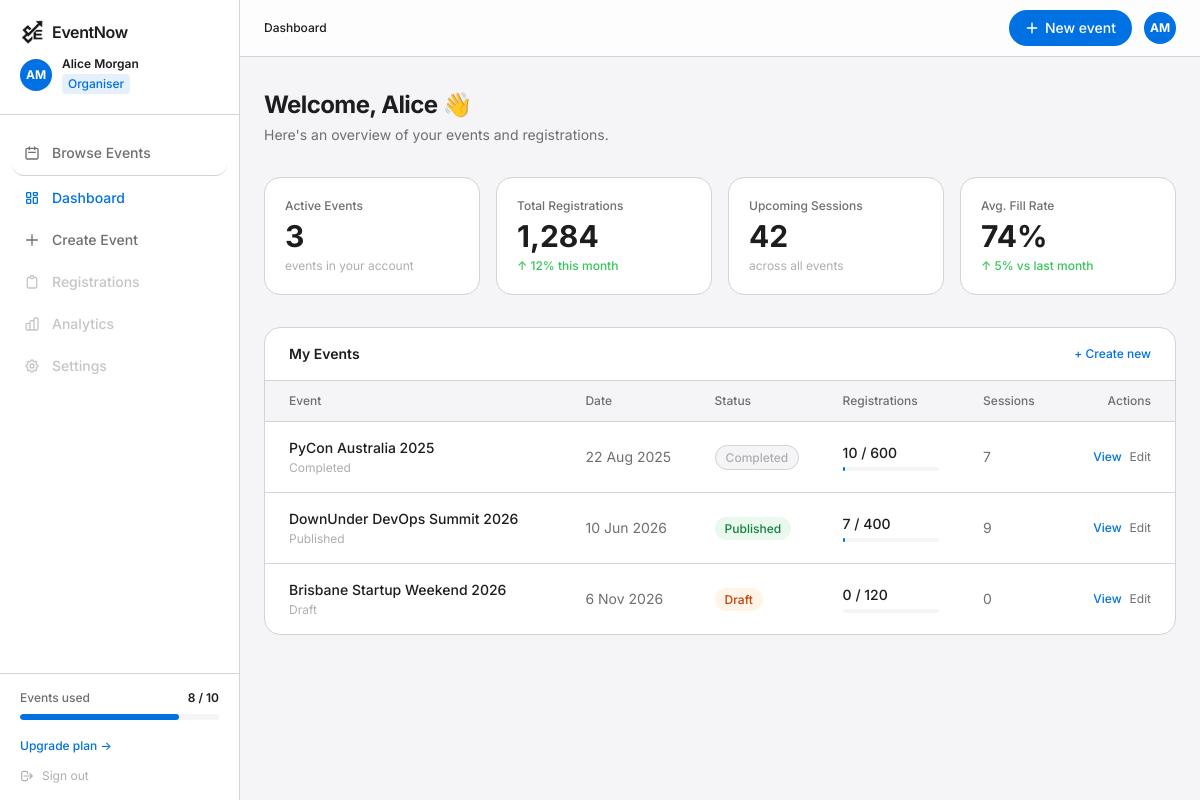
The app's page /eventnow/account/dashboard/organiser/ (signed in) with its own data.
### apps/accounts/models.py (models this page shows, shortened)
class User(AbstractBaseUser, PermissionsMixin):
    class Role(models.TextChoices):
        ADMIN = 'admin', 'Admin'
        ORGANIZER = 'organiser', 'Organiser'
        ATTENDEES = 'attendee', 'Attendee'
    id = models.AutoField(primary_key=True)
    email = models.EmailField(unique=True)
    username = models.CharField(max_length=100)
    first_name = models.CharField(max_length=255)
    last_name = models.CharField(max_length=255)
    avatar_url = models.URLField(blank=True)
    role = models.CharField(
        max_length=20,
        choices=list(Role.choices),
        default=Role.ATTENDEES,
    )
    is_active = models.BooleanField(default=True)
    is_staff = models.BooleanField(default=False)
    created_at = models.DateTimeField(auto_now_add=True)
    updated_at = models.DateTimeField(auto_now=True)
    USERNAME_FIELD = 'email'
    REQUIRED_FIELDS = ['username']
    objects = UserManager()
    def is_organiser(self):
        return self.role == User.Role.ORGANIZER
    class Meta:
        app_label = 'apps'

### apps/events/models.py (models this page shows, shortened)
class Event(models.Model):
    id = models.AutoField(primary_key=True)
    organiser = models.ForeignKey(
        User,
        on_delete=models.CASCADE,
    )
    venue = models.ForeignKey(Venue, on_delete=models.CASCADE)
    title = models.CharField(max_length=255)
    slug = models.SlugField(max_length=255, unique=True)
    description = models.TextField()
    cover_image_url = models.URLField()
    starts_at = models.DateTimeField()
    ends_at = models.DateTimeField()
    status = models.CharField(max_length=255)
    max_capacity = models.IntegerField()
    created_at = models.DateTimeField(auto_now_add=True)
    updated_at = models.DateTimeField(auto_now=True)
    class Meta:
        app_label = 'apps'

### apps/accounts/views.py (the view)
# urls.py: path('dashboard/organiser/', views.organiser_dashboard,  name='organiser_dashboard'),
@login_required
@organiser_required
def organiser_dashboard(request):
    events = request.user.event_set.all()
    return render(request, 'account/organiser-dashboard.html', {
        'events': events,
    })

### apps/templates/account/organiser-dashboard.html (shortened to what this page needs)
{% extends "base.html" %}
{% load static %}
{% block body %}
  <nav class="flex min-h-screen">
    <aside id="sidebar" class="fixed inset-y-0 left-0 z-40 w-60 bg-card border-r border-border flex flex-col translate-x-0 transition-transform duration-300 md:translate-x-0 -translate-x-full" aria-label="Organiser navigation">
      <div class="px-5 py-5 border-b border-border">
        <a href="{% url 'index' %}" class="flex items-center gap-2">
          <img src="{% static 'images/eventnow_black_logo_only.png' %}" alt="EventNow" class="h-6 w-auto">
          <span class="text-base font-semibold text-ink tracking-tight">EventNow</span>
        </a>
        <div class="mt-3 flex items-center gap-2.5">
          <a href="{% url 'profile' %}" class="flex items-center gap-2 hover:opacity-80 transition-opacity">
            <div class="w-8 h-8 rounded-full bg-primary text-white text-xs font-bold flex items-center justify-center" aria-label="{{ user.get_full_name }} — view profile">{{ user.first_name|first|upper }}{{ user.last_name|first|upper }}</div>
          </a>
          <div class="min-w-0">
            <div class="text-xs font-semibold text-ink truncate">{{ user.first_name }} {{ user.last_name }}</div>
            <div class="flex items-center gap-1 mt-0.5">
              <span class="text-xs bg-primary/10 text-primary px-1.5 py-0.5 rounded font-medium">{{ user.get_role_display }}</span>
            </div>
          </div>
        </div>
      </div>
      <nav class="flex-1 px-3 py-4 space-y-0.5 overflow-y-auto" aria-label="Dashboard navigation">
        <a href="{% url 'event_list' %}" class="flex items-center gap-3 px-3 py-3 rounded-xl text-ink-2 text-sm font-medium hover:bg-surface hover:text-ink transition-colors border-b border-border">
          <svg class="w-4 h-4 flex-shrink-0" fill="none" stroke="currentColor" viewBox="0 0 24 24"><path stroke-linecap="round" stroke-linejoin="round" stroke-width="2" d="M8 7V3m8 4V3m-9 8h10M5 21h14a2 2 0 002-2V7a2 2 0 00-2-2H5a2 2 0 00-2 2v12a2 2 0 002 2z"/></svg>
          Browse Events
        </a>
        <a href="{% url 'organiser_dashboard' %}" class="flex items-center gap-3 px-3 py-2.5 rounded-xl bg-primary/8 text-primary text-sm font-medium" aria-current="page">
          Dashboard
        </a>
        <a href="{% url 'event_create' %}" class="flex items-center gap-3 px-3 py-2.5 rounded-xl text-ink-2 text-sm font-medium hover:bg-surface hover:text-ink transition-colors">
          <svg class="w-4 h-4 flex-shrink-0" fill="none" stroke="currentColor" viewBox="0 0 24 24"><path stroke-linecap="round" stroke-linejoin="round" stroke-width="2" d="M12 4v16m8-8H4"/></svg>
          Create Event
        </a>
        <a href="#" class="flex items-center gap-3 px-3 py-2.5 rounded-xl text-ink-2/40 text-sm font-medium cursor-not-allowed">
          <svg class="w-4 h-4 flex-shrink-0" fill="none" stroke="currentColor" viewBox="0 0 24 24"><path stroke-linecap="round" stroke-linejoin="round" stroke-width="2" d="M9 5H7a2 2 0 00-2 2v12a2 2 0 002 2h10a2 2 0 002-2V7a2 2 0 00-2-2h-2M9 5a2 2 0 002 2h2a2 2 0 002-2M9 5a2 2 0 012-2h2a2 2 0 012 2"/></svg>
          Registrations
        </a>
        <a href="#" class="flex items-center gap-3 px-3 py-2.5 rounded-xl text-ink-2/40 text-sm font-medium cursor-not-allowed">
          Analytics
        </a>
        <a href="#" class="flex items-center gap-3 px-3 py-2.5 rounded-xl text-ink-2/40 text-sm font-medium cursor-not-allowed">
          Settings
        </a>
      </nav>
      <div class="px-5 py-4 border-t border-border">
        <div class="flex items-center justify-between text-xs mb-2">
          <span class="text-ink-2 font-medium">Events used</span>
          <span class="text-ink font-semibold">8 / 10</span>
        </div>
        <div class="h-1.5 bg-surface rounded-full overflow-hidden mb-3">
          <div class="h-full bg-primary rounded-full" style="width: 80%" role="progressbar" aria-valuenow="8" aria-valuemin="0" aria-valuemax="10" aria-label="8 of 10 events used"></div>
        </div>
        <a href="index.html#pricing" class="text-xs text-primary hover:underline font-medium">Upgrade plan →</a>
        <form method="post" action="{% url 'account_logout' %}" class="mt-3">
          <button type="submit" class="flex items-center gap-2 text-xs text-ink-3 hover:text-ink-2 transition-colors w-full text-left">
            <svg class="w-3.5 h-3.5" fill="none" stroke="currentColor" viewBox="0 0 24 24"><path stroke-linecap="round" stroke-linejoin="round" stroke-width="2" d="M17 16l4-4m0 0l-4-4m4 4H7m6 4v1a3 3 0 01-3 3H6a3 3 0 01-3-3V7a3 3 0 013-3h4a3 3 0 013 3v1"/></svg>
            Sign out
          </button>
        </form>
      </div>
    </aside>
    <div class="flex-1 md:ml-60 flex flex-col min-h-screen">
      <header class="sticky top-0 z-20 bg-white/80 backdrop-blur-xl border-b border-border">
        <div class="px-6 h-14 flex items-center justify-between gap-4">
          <div class="flex items-center gap-3">
            <nav aria-label="Breadcrumb">
              <ol class="flex items-center gap-1.5 text-xs text-ink-2">
                <li class="text-ink font-medium">Dashboard</li>
              </ol>
            </nav>
          </div>
          <div class="flex items-center gap-3">
            <a href="{% url 'event_create' %}" class="text-sm bg-primary text-white px-4 py-2 rounded-full font-medium hover:bg-primary-dark transition-colors hidden sm:inline-flex items-center gap-1.5">
              <svg class="w-3.5 h-3.5" fill="none" stroke="currentColor" viewBox="0 0 24 24"><path stroke-linecap="round" stroke-linejoin="round" stroke-width="2.5" d="M12 4v16m8-8H4"/></svg>
              New event
            </a>
            <a href="{% url 'profile' %}" class="flex items-center gap-2 hover:opacity-80 transition-opacity">
              <div class="w-8 h-8 rounded-full bg-primary text-white text-xs font-bold flex items-center justify-center" aria-label="{{ user.get_full_name }} — view profile">{{ user.first_name|first|upper }}{{ user.last_name|first|upper }}</div>
            </a>
          </div>
        </div>
      </header>
      <main id="main" class="flex-1 px-6 py-8">
        <div class="mb-8">
          <h1 class="text-2xl font-bold text-ink tracking-tight">Welcome, {{ user.first_name }} 👋</h1>
          <p class="text-sm text-ink-2 mt-1">Here's an overview of your events and registrations.</p>
        </div>
        <div class="grid grid-cols-2 lg:grid-cols-4 gap-4 mb-8">
          <div class="bg-card rounded-2xl p-5 border border-border">
            <div class="text-xs text-ink-2 mb-1 font-medium">Active Events</div>
            <div class="text-3xl font-bold text-ink">{{ events.count }}</div>
            <div class="text-xs text-ink-3 mt-1">events in your account</div>
          </div>
          <div class="bg-card rounded-2xl p-5 border border-border">
            <div class="text-xs text-ink-2 mb-1 font-medium">Total Registrations</div>
            <div class="text-3xl font-bold text-ink">1,284</div>
            <div class="text-xs text-success mt-1 font-medium">↑ 12% this month</div>
          </div>
          <div class="bg-card rounded-2xl p-5 border border-border">
            <div class="text-xs text-ink-2 mb-1 font-medium">Upcoming Sessions</div>
            <div class="text-3xl font-bold text-ink">42</div>
            <div class="text-xs text-ink-3 mt-1">across all events</div>
          </div>
          <div class="bg-card rounded-2xl p-5 border border-border">
            <div class="text-xs text-ink-2 mb-1 font-medium">Avg. Fill Rate</div>
            <div class="text-3xl font-bold text-ink">74%</div>
            <div class="text-xs text-success mt-1 font-medium">↑ 5% vs last month</div>
          </div>
        </div>
        <div class="bg-card rounded-2xl border border-border overflow-hidden">
          <div class="px-6 py-4 border-b border-border flex items-center justify-between">
            <h2 class="text-sm font-semibold text-ink">My Events</h2>
            <a href="{% url 'event_create' %}" class="text-xs text-primary hover:underline font-medium">+ Create new</a>
          </div>
          <div class="hidden md:block overflow-x-auto">
            <table class="w-full text-sm" aria-label="Your events">
              <thead>
                <tr class="border-b border-border bg-surface">
                  <th class="text-left text-xs font-medium text-ink-2 px-6 py-3">Event</th>
                  <th class="text-left text-xs font-medium text-ink-2 px-4 py-3">Date</th>
                  <th class="text-left text-xs font-medium text-ink-2 px-4 py-3">Status</th>
                  <th class="text-left text-xs font-medium text-ink-2 px-4 py-3">Registrations</th>
                  <th class="text-left text-xs font-medium text-ink-2 px-4 py-3">Sessions</th>
                  <th class="text-right text-xs font-medium text-ink-2 px-6 py-3">Actions</th>
                </tr>
              </thead>
              <tbody class="divide-y divide-border">
                {% for event in events %}
                <tr class="hover:bg-surface/50 transition-colors">
                  <td class="px-6 py-4">
                    <div class="text-sm font-medium text-ink">{{ event.title }}</div>
                    <div class="text-xs text-ink-3 mt-0.5">{{ event.status|title }}</div>
                  </td>
                  <td class="px-4 py-4 text-sm text-ink-2 whitespace-nowrap">{{ event.starts_at|date:"j M Y" }}</td>
                  <td class="px-4 py-4">
                    {% if event.status == 'published' %}
                      <span class="text-xs font-medium bg-success/10 text-green-700 px-2.5 py-1 rounded-full">Published</span>
                    {% elif event.status == 'draft' %}
                      <span class="text-xs font-medium bg-warning/10 text-orange-700 px-2.5 py-1 rounded-full">Draft</span>
                    {% else %}
                      <span class="text-xs font-medium bg-surface text-ink-3 border border-border px-2.5 py-1 rounded-full">{{ event.status|title }}</span>
                    {% endif %}
                  </td>
                  <td class="px-4 py-4">
                    <div class="text-sm text-ink font-medium mb-1">{{ event.eventregistration_set.count }} / {{ event.max_capacity }}</div>
                    <div class="h-1 bg-surface rounded-full w-24">
                    </div>
                  </td>
                  <td class="px-4 py-4 text-sm text-ink-2">{{ event.session_set.count }}</td>
                  <td class="px-6 py-4">
                    <div class="flex items-center justify-end gap-2">
                      <a href="{% url 'event_detail' event.slug %}" class="text-xs text-primary hover:underline font-medium">View</a>
                      <a href="{% url 'event_edit' event.slug %}" class="text-xs text-ink-2 hover:text-ink transition-colors">Edit</a>
                    </div>
                  </td>
                </tr>
                {% empty %}
                <tr>
                  <td colspan="6" class="px-6 py-10 text-center text-sm text-ink-3">
                    No events yet. <a href="{% url 'event_create' %}" class="text-primary hover:underline">Create your first event →</a>
                  </td>
                </tr>
                {% endfor %}
              </tbody>
            </table>
          </div>
        </div>
      </main>
    </div>
{% endblock %}

### apps/templates/base.html (shortened to what this page needs)
{% load static %}
<!DOCTYPE html>
<html lang="en">
<head>
  <script src="https://cdn.tailwindcss.com"></script>
</head>
<body class="{% block body_class %}bg-surface text-ink font-sans{% endblock %}">
  {% block body %}{% endblock %}
</body>
</html>

### apps/templates/base.html (style rules this page uses)
* { -webkit-font-smoothing: antialiased; }

### records on screen
User: first_name|first "A", last_name|first "M", first_name "Alice", last_name "Morgan", role "Organiser", count "3"
Event: title "PyCon Australia 2025", status "Completed", starts_at "22 Aug 2025", eventregistration_set.count "10", max_capacity "600", session_set.count "7"
Event: title "DownUnder DevOps Summit 2026", status "Published", starts_at "10 Jun 2026", eventregistration_set.count "7", max_capacity "400", session_set.count "9"
Event: title "Brisbane Startup Weekend 2026", status "Draft", starts_at "6 Nov 2026", eventregistration_set.count "0", max_capacity "120", session_set.count "0"
